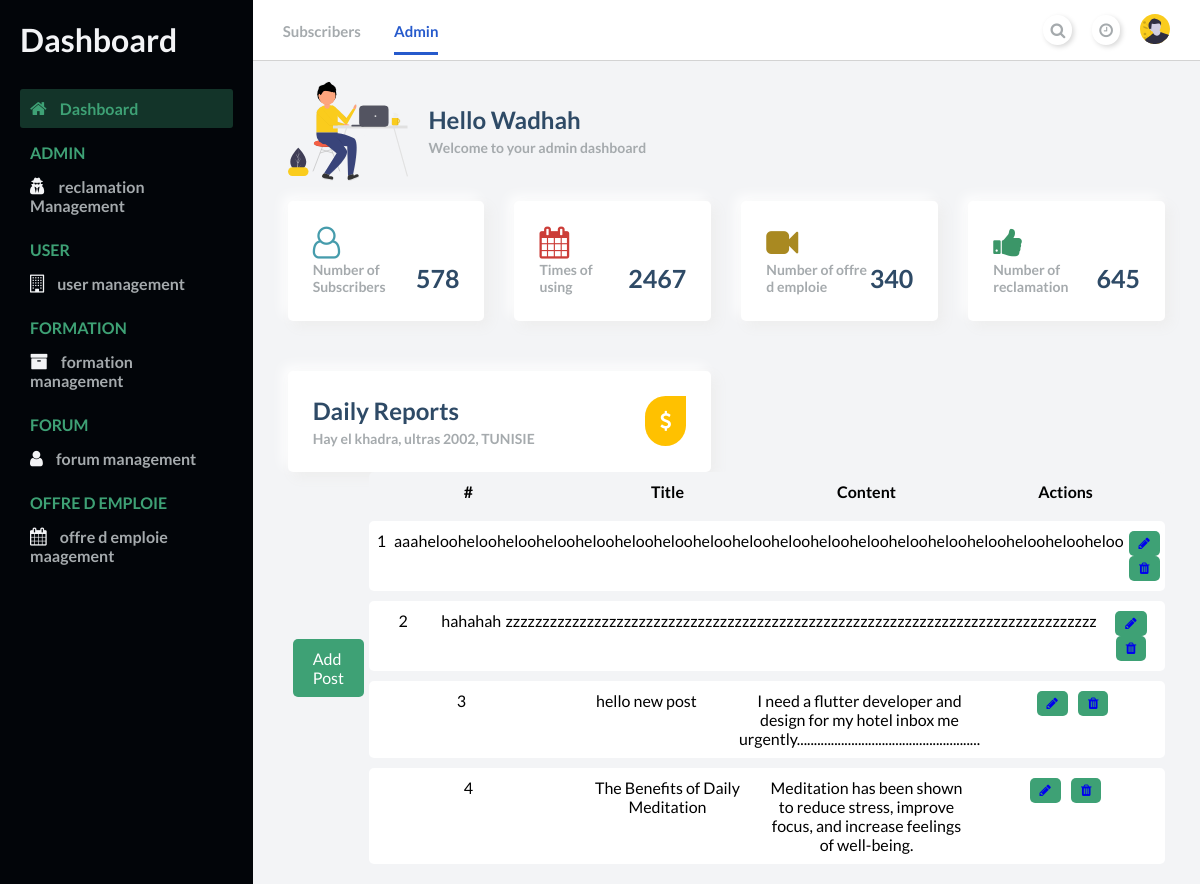
Page /View/BackOffice/AfficherPosts.php on the committed database.
### tables this page shows
CREATE TABLE `post` (
  `user_id` int(11) DEFAULT NULL,
  `idPost` int(11) NOT NULL,
  `TITRE` varchar(200) NOT NULL,
  `content` varchar(200) NOT NULL,
  `Create_At` datetime DEFAULT NULL COMMENT '(DC2Type:datetime_immutable)',
  `Updated_At` datetime DEFAULT NULL COMMENT '(DC2Type:datetime_immutable)',
  `Upvote` int(11) DEFAULT NULL
);

### Controller/PostController.php (called while the page is built, shortened)
<?php
class PostController {
    static function getPosts() {
        $query = "SELECT
    idPost AS id,
    TITRE AS post_title,
    Content AS post_content,
    Create_At AS created_at,
    Updated_At AS updated_at,
    Upvote AS up_votes
FROM
    Post;
";
        $db = Connection::getConnection();
        return $db->query($query)->fetchAll();
    }
}
?>

### View/BackOffice/AfficherPosts.php (the view, shortened to what this page needs)
<?php
include_once "../../Controller/PostController.php";
$posts = PostController::getPosts();
?>
<!DOCTYPE html>
<html lang="en">
<head>
    <link
        rel="stylesheet"
        href="https://stackpath.bootstrapcdn.com/font-awesome/4.7.0/css/font-awesome.min.css"
    />
    <link rel="stylesheet" href="./assets/styles.css" />
</head>
<body id="body">
<div class="container">
    <nav class="navbar">
        <div class="navbar__left">
            <a href="Reclamation/reclamation.html">Subscribers</a>
            <a class="active_link" href="#">Admin</a>
        </div>
        <div class="navbar__right">
            <a href="#">
                <i class="fa fa-search" aria-hidden="true"></i>
            </a>
            <a href="#">
                <i class="fa fa-clock-o" aria-hidden="true"></i>
            </a>
            <a href="#">
                <img width="30" src="assets/avatar.svg" alt="" />
            </a>
        </div>
    </nav>
    <main>
        <div class="main__container">
            <div class="main__title">
                <img src="assets/hello.svg" alt="zt" />
                <div class="main__greeting">
                    <h1>Hello Wadhah</h1>
                    <p>Welcome to your admin dashboard</p>
                </div>
            </div>
            <div class="main__cards">
                <div class="card">
                    <i class="fa fa-user-o fa-2x text-lightblue" aria-hidden="true"></i>
                    <div class="card_inner">
                        <p class="text-primary-p">Number of Subscribers</p>
                        <span class="font-bold text-title">578</span>
                    </div>
                </div>
                <div class="card">
                    <i class="fa fa-calendar fa-2x text-red" aria-hidden="true"></i>
                    <div class="card_inner">
                        <p class="text-primary-p">Times of using</p>
                        <span class="font-bold text-title">2467</span>
                    </div>
                </div>
                <div class="card">
                    <i
                        class="fa fa-video-camera fa-2x text-yellow"
                        aria-hidden="true"
                    ></i>
                    <div class="card_inner">
                        <p class="text-primary-p">Number of offre d emploie</p>
                        <span class="font-bold text-title">340</span>
                    </div>
                </div>
                <div class="card">
                    <i
                        class="fa fa-thumbs-up fa-2x text-green"
                        aria-hidden="true"
                    ></i>
                    <div class="card_inner">
                        <p class="text-primary-p">Number of reclamation</p>
                        <span class="font-bold text-title">645</span>
                    </div>
                </div>
            </div>
            <div class="charts">
                <div class="charts__left">
                    <div class="charts__left__title">
                        <div>
                            <h1>Daily Reports</h1>
                            <p>Hay el khadra, ultras 2002, TUNISIE</p>
                        </div>
                        <i class="fa fa-usd" aria-hidden="true"></i>
                    </div>
                </div>
            </div>
            <div class="crud__container">
                <a href="AddTest.php" class="button" id="addPostButton">Add Post</a>
                <div class="crud__table">
                    <div class="crud__table-header">
                        <div>#</div>
                        <div>Title</div>
                        <div>Content</div>
                        <div>Actions</div>
                    </div>
                    <?php
                    foreach ($posts as $index => $post) {
                        echo '<div class="crud__table-row">';
                        echo '<div data-label="#">' . ($index + 1) . '</div>';
                        echo '<div data-label="Title">' . $post['post_title'] . '</div>';
                        echo '<div data-label="Content">' . $post['post_content'] . '</div>';
                        echo '<div data-label="Actions">';
                        echo '<button>';
                        echo "<a href='edit_post.php?id=" . $post['id'] . "'><i class='fa fa-pencil'></i></a>";
                        echo '</button>';
                        echo '<button>';
                        echo "<a href='delete_post.php?id=" . $post['id'] . "'><i class='fa fa-trash'></i></a>";;
                        echo '</button>';
                        echo '</div>';
                        echo '</div>';
                    }
                    ?>
                </div>
            </div>
        </div>
    </main>
    <div id="sidebar">
        <div class="sidebar__title">
            <h1>Dashboard</h1>
        </div>
        <div class="sidebar__menu">
            <div class="sidebar__link active_menu_link">
                <i class="fa fa-home"></i>
                <a href="i.html">Dashboard</a>
            </div>
            <h2>ADMIN</h2>
            <div class="sidebar__link">
                <i class="fa fa-user-secret"></i>
                <a href="#">reclamation Management</a>
            </div>
            <h2>USER</h2>
            <div class="sidebar__link">
                <i class="fa fa-building-o"></i>
                <a href="user.html">user management</a>
            </div>
            <h2>FORMATION</h2>
            <div class="sidebar__link">
                <i class="fa fa-archive"></i>
                <a href="#">formation management</a>
            </div>
            <h2>FORUM</h2>
            <div class="sidebar__link">
                <i class="fa fa-user"></i>
                <a href="#">forum management</a>
            </div>
            <h2>OFFRE D EMPLOIE</h2>
            <div class="sidebar__link">
                <i class="fa fa-calendar"></i>
                <a href="#">offre d emploie maagement</a>
            </div>
        </div>
    </div>
</div>
</body>
</html>

### View/BackOffice/assets/styles.css (style rules this page uses)
* { margin: 0; padding: 0; }
body { box-sizing: border-box; font-family: "Lato", sans-serif; }
.text-primary-p { color: #a5aaad; font-size: 14px; font-weight: 700; }
.font-bold { font-weight: 700; }
.text-title { color: #2e4a66; }
.text-lightblue { color: #469cac; }
.text-red { color: #cc3d38; }
.text-yellow { color: #a98921; }
.text-green { color: #3b9668; }
.container { display: grid; height: 100vh; grid-template-columns: 0.8fr 1fr 1fr 1fr; grid-template-rows: 0.2fr 3fr; grid-template-areas: "sidebar nav nav nav" "sidebar main main main"; }
.navbar { background: #ffffff; grid-area: nav; height: 60px; display: flex; align-items: center; justify-content: space-between; padding: 0 30px 0 30px; border-bottom: 1px solid lightgray; }
.navbar__left > a { margin-right: 30px; text-decoration: none; color: #a5aaad; font-size: 15px; font-weight: 700; }
.navbar__left .active_link { color: #265acc; border-bottom: 3px solid #265acc; padding-bottom: 12px; }
.navbar__right { display: flex; justify-content: center; align-items: center; }
.navbar__right > a { margin-left: 20px; text-decoration: none; }
.navbar__right > a > i { color: #a5aaad; font-size: 16px; border-radius: 50px; background: #ffffff; box-shadow: 2px 2px 5px #d9d9d9, -2px -2px 5px #ffffff; padding: 7px; }
main { background: #f3f4f6; grid-area: main; overflow-y: auto; }
.main__container { padding: 20px 35px; }
.main__title { display: flex; align-items: center; }
.main__title > img { max-height: 100px; object-fit: contain; margin-right: 20px; }
.main__greeting > h1 { font-size: 24px; color: #2e4a66; margin-bottom: 5px; }
.main__greeting > p { font-size: 14px; font-weight: 700; color: #a5aaad; }
.main__cards { display: grid; grid-template-columns: 1fr 1fr 1fr 1fr; gap: 30px; margin: 20px 0; }
.card { display: flex; flex-direction: column; justify-content: space-around; height: 70px; padding: 25px; border-radius: 5px; background: #ffffff; box-shadow: 5px 5px 13px #ededed, -5px -5px 13px #ffffff; }
.card_inner { display: flex; align-items: center; justify-content: space-between; }
.card_inner > span { font-size: 25px; }
.charts { display: grid; grid-template-columns: 1fr 1fr; gap: 30px; margin-top: 50px; }
.charts__left { padding: 25px; border-radius: 5px; background: #ffffff; box-shadow: 5px 5px 13px #ededed, -5px -5px 13px #ffffff; }
.charts__left__title { display: flex; align-items: center; justify-content: space-between; }
.charts__left__title > div > h1 { font-size: 24px; color: #2e4a66; margin-bottom: 5px; }
.charts__left__title > div > p { font-size: 14px; font-weight: 700; color: #a5aaad; }
.charts__left__title > i { color: #ffffff; font-size: 20px; background: #ffc100; border-radius: 200px 0px 200px 200px; -moz-border-radius: 200px 0px 200px 200px; -webkit-border-radius: 200px 0px 200px 200px; border: 0px solid #000000; padding: 15px; }
#sidebar { background: #020509; grid-area: sidebar; overflow-y: auto; padding: 20px; -webkit-transition: all 0.5s; transition: all 0.5s; }
.sidebar__title { display: flex; justify-content: space-between; align-items: center; color: #f3f4f6; margin-bottom: 30px; }
.sidebar__menu > h2 { color: #3ea175; font-size: 16px; margin-top: 15px; margin-bottom: 5px; padding: 0 10px; font-weight: 700; }
.sidebar__link { color: #f3f4f6; padding: 10px; border-radius: 3px; margin-bottom: 5px; }
.active_menu_link { background: rgba(62, 161, 117, 0.3); color: #3ea175; }
.active_menu_link a { color: #3ea175 !important; }
.sidebar__link > a { text-decoration: none; color: #a5aaad; font-weight: 700; }
.sidebar__link > i { margin-right: 10px; font-size: 18px; }
.crud__table-header { display: grid; grid-template-columns: repeat(4, 1fr); background-color: #f3f4f6; padding: 10px 0; border-radius: 5px; }
.crud__table-header > div { text-align: center; font-weight: bold; }
.crud__table-row { display: grid; grid-template-columns: repeat(4, 1fr); background-color: #ffffff; padding: 10px 0; border-radius: 5px; margin-top: 10px; }
.crud__table-row > div { text-align: center; }
a.button { display: inline-block; margin: 0 5px; padding: 5px 10px; background-color: #3ea175; color: #ffffff; border: none; border-radius: 5px; text-decoration: none; cursor: pointer; }
.crud__table-row > div[data-label="Actions"] button { margin: 0 5px; padding: 5px 10px; background-color: #3ea175; color: #ffffff; border: none; border-radius: 5px; cursor: pointer; }

### rows in the picture
post: TITRE "aaa", content "helooheloohelooheloohelooheloohelooheloohelooheloohelooheloohelooheloohelooheloohelooheloo"
post: TITRE "hahahah", content "zzzzzzzzzzzzzzzzzzzzzzzzzzzzzzzzzzzzzzzzzzzzzzzzzzzzzzzzzzzzzzzzzzzzzzzzzzzzzzzz"
post: TITRE "hello new post", content "I need a flutter developer and design for my hotel inbox me urgently......................................................"
post: TITRE "The Benefits of Daily Meditation", content "Meditation has been shown to reduce stress, improve focus, and increase feelings of well-being."
